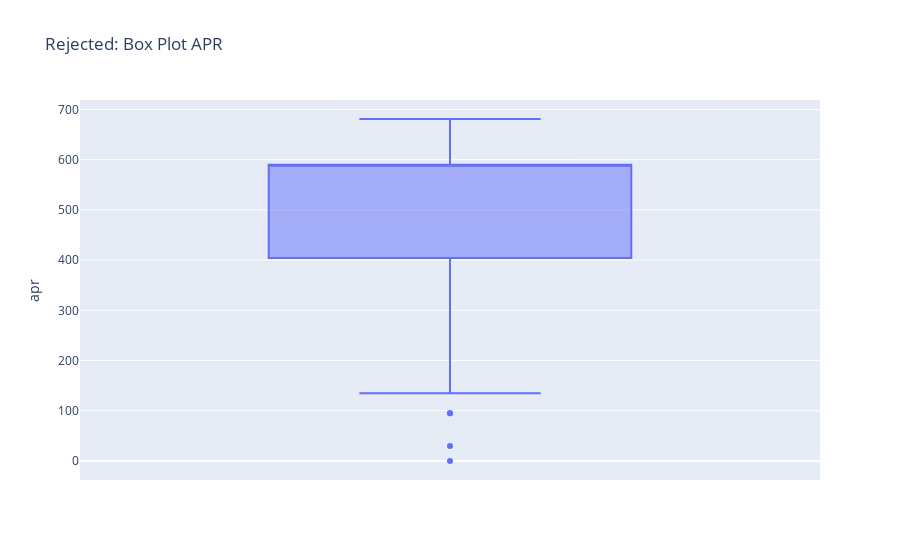

The notebook cell this image was saved under:
### Markdown cell above
Below is the box plot for APR from rejected laon application. we get to see that the highest APR is 681, while the median is 590. surprisingly, there are also laon that have 0 APR but still got rejected. wonder why is this. let's see on the next visualization.

### Code cell
fig = px.box(rejected_loan, y='apr', title='Rejected: Box Plot APR')

# Show the plot
fig.show()

### Figure 1 — Plotly figure (JSON) as saved in the notebook; plotly's stock layout.template omitted (floating-point values rounded to 4 significant figures; data arrays with more than 128 entries replaced by an {"elided": "..."} marker saying what was removed)
{"data": [{"alignmentgroup": "True", "hovertemplate": "apr=%{y}<extra></extra>", "legendgroup": "", "marker": {"color": "#636efa"}, "name": "", "notched": false, "offsetgroup": "", "orientation": "v", "showlegend": false, "type": "box", "x0": " ", "xaxis": "x", "y": {"elided": "4036 float values"}, "y0": " ", "yaxis": "y"}], "layout": {"boxmode": "group", "legend": {"tracegroupgap": 0}, "title": {"text": "Rejected: Box Plot APR"}, "xaxis": {"anchor": "y", "domain": [0, 1]}, "yaxis": {"anchor": "x", "domain": [0, 1], "title": {"text": "apr"}}}}
